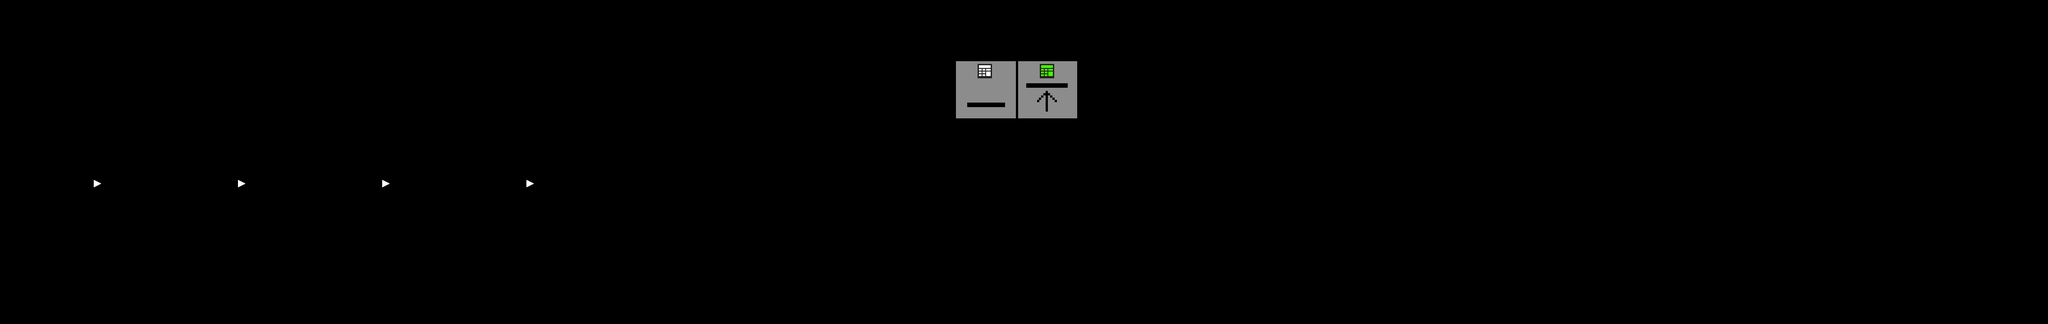

Tiled map render using the project's own tile images. Description and the map definition, with tile-layer contents summarised, below:
An orthogonal 284x45 tile map with 16x16 px tiles, 2 tile layers (Tile Layer 1, Tile Layer 2), 6 tilesets and 14 objects (7x trigger, 3x spawn, platformButton, movingPlatform, finish, ...).

<map version="1.0" orientation="orthogonal" width="284" height="45" tilewidth="16" tileheight="16">
 <tileset firstgid="1" name="Tile" tilewidth="16" tileheight="16">
  <image source="Tile.png" width="32" height="32" />
 </tileset>
 <tileset firstgid="5" name="Collision" tilewidth="16" tileheight="16">
  <image source="collision.png" width="128" height="51" />
 </tileset>
 <tileset firstgid="29" name="Black" tilewidth="16" tileheight="16">
  <image source="Black.png" width="16" height="16" />
 </tileset>
 <tileset firstgid="30" name="LargeBlackSquare" tilewidth="16" tileheight="16">
  <image source="LargeBlackSquare.png" width="32" height="32" />
 </tileset>
 <tileset firstgid="34" name="IndicatorTile" tilewidth="16" tileheight="16">
  <image source="IndicatorTile.png" width="16" height="16" />
 </tileset>
 <tileset firstgid="35" name="PlatformNotif" tilewidth="16" tileheight="16">
  <image source="PlatformNotif.png" width="288" height="144" />
 </tileset>
 <layer name="Tile Layer 1" width="284" height="45">
  <data>[12780 cells, 3730 non-empty, 6 distinct tile ids]</data>
 </layer>
 <objectgroup name="objects" width="284" height="45">
  <object type="platformButton" x="2416" y="480" width="16" height="16" />
  <object type="movingPlatform" x="2544" y="464" width="64" height="16">
   <properties>
    <property name="image" value="3,0,0" />
    <property name="var" value="0,-206,2" />
   </properties>
  </object>
  <object type="finish" x="4335" y="174" width="112" height="80" />
  <object name="basic" type="spawn" x="3285" y="477" width="64" height="64">
   <properties>
    <property name="var" value="BasicEnemy" />
   </properties>
  </object>
  <object name="bigger" type="spawn" x="3767" y="444" width="96" height="96">
   <properties>
    <property name="var" value="BiggerEnemy" />
   </properties>
  </object>
  <object name="plot text" type="trigger" x="1606" y="23" width="52" height="518">
   <properties>
    <property name="var" value="firstEnemy" />
   </properties>
  </object>
  <object name="planted" type="spawn" x="2016" y="480" width="64" height="64">
   <properties>
    <property name="var" value="PlantedEnemy" />
   </properties>
  </object>
  <object name="plot text" type="trigger" x="2624" y="12" width="245" height="243">
   <properties>
    <property name="var" value="firstQuestion" />
   </properties>
  </object>
  <object name="plot text" type="trigger" x="3666" y="17" width="195" height="235">
   <properties>
    <property name="var" value="longJump" />
   </properties>
  </object>
  <object name="plot text" type="trigger" x="4120" y="18" width="357" height="236">
   <properties>
    <property name="var" value="tutorialEnd" />
   </properties>
  </object>
  <object name="plot text" type="trigger" x="34" y="463" width="1564" height="82">
   <properties>
    <property name="var" value="intro" />
   </properties>
  </object>
  <object name="plot text" type="trigger" x="2335" y="12" width="287" height="529">
   <properties>
    <property name="var" value="firstTechnology" />
   </properties>
  </object>
  <object name="plot text" type="trigger" x="3337" y="17" width="200" height="235">
   <properties>
    <property name="var" value="firstJump" />
   </properties>
  </object>
  <object name="player" type="player" x="240" y="496" width="48" height="48" />
 </objectgroup>
 <layer name="Tile Layer 2" width="284" height="45">
  <data>[12780 cells, 162 non-empty, 162 distinct tile ids]</data>
 </layer>
</map>
